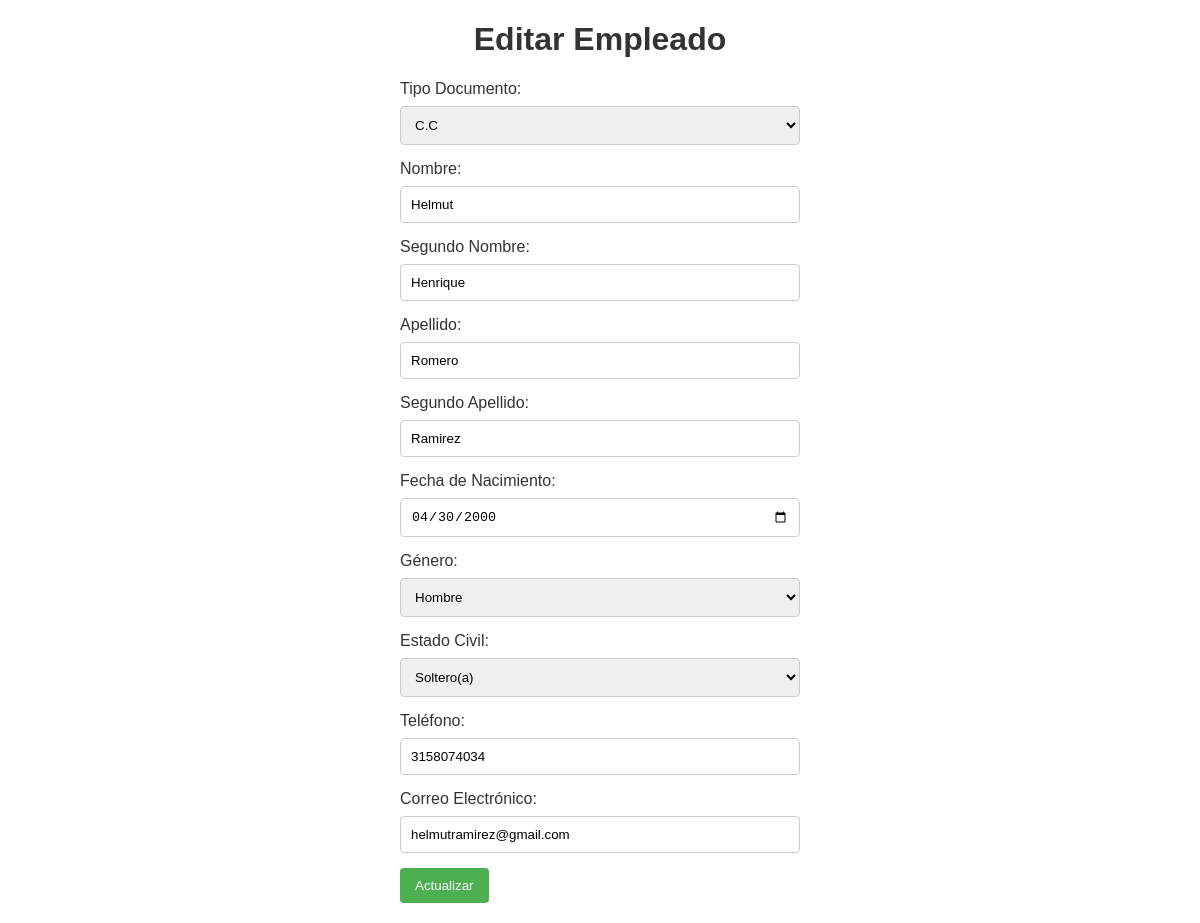
Screenshot of /editar_empleado.php?identificacion=3669853362 (signed in) with the database file from the repository.
### tables this page shows
CREATE TABLE `empleados` (
  `identificacion` char(10) NOT NULL,
  `NIT` char(10) NOT NULL,
  `tipo_documento` enum('C.C','T.I','C.E') NOT NULL,
  `nombre` varchar(50) NOT NULL,
  `nombre2` varchar(50) DEFAULT NULL,
  `apellido` varchar(50) NOT NULL,
  `apellido2` varchar(50) DEFAULT NULL,
  `fecha_nacimiento` date NOT NULL,
  `genero` enum('Hombre','Mujer','Indefinido') DEFAULT NULL,
  `estado_civil` enum('soltero(a)','casado(a)','viudo(a)','divorciado(a)') DEFAULT NULL,
  `telefono` double NOT NULL,
  `correo` varchar(50) NOT NULL
);

### conexion.php (called while the page is built, shortened)
<?php
class Conexion {
    private $host = "localhost";
    private $username = "root";
    private $password = "";
    private $database = "proyecto";
    private $charset = 'utf8';
    protected $pdo;
    public function __construct($host = null, $username = null, $password = null, $database = null, $charset = 'utf8') {
        $this->charset = $charset;
    }
    private function connect() {
        $dsn = "mysql:host={$this->host};dbname={$this->database};charset={$this->charset}";
        try {
            $this->pdo = new PDO($dsn, $this->username, $this->password);
            $this->pdo->setAttribute(PDO::ATTR_ERRMODE, PDO::ERRMODE_EXCEPTION);
        } catch (PDOException $e) {
            die("Error: " . $e->getMessage());
        }
    }
    public function getPdo() {
        return $this->pdo;
    }
}
?>

### clases.php (called while the page is built, shortened)
<?php
require_once 'conexion.php';
class Empleados extends Conexion {
    public function seleccionarEmpleadoPorIdentificacion($identificacion) {
        $query = "SELECT * FROM empleados WHERE identificacion = :identificacion";
        $stmt = $this->getPdo()->prepare($query);
        $stmt->bindParam(':identificacion', $identificacion, PDO::PARAM_STR);
        $stmt->execute();
        return $stmt->fetch(PDO::FETCH_ASSOC);
    }
}
?>

### editar_empleado.php (the view, shortened to what this page needs)
<?php
require_once 'clases.php';
if ($_SERVER['REQUEST_METHOD'] === 'GET' && isset($_GET['identificacion'])) {
    $identificacion = $_GET['identificacion'];
    $empleadosObj = new Empleados();
    $empleado = $empleadosObj->seleccionarEmpleadoPorIdentificacion($identificacion);
} else {
    echo "Identificación de empleado no proporcionada.";
    exit();
}
?>
<!DOCTYPE html>
<html lang="es">
<head>
</head>
<body>
    <h1>Editar Empleado</h1>
    <form method="post">
        <label for="tipo_documento">Tipo Documento:</label>
        <select name="tipo_documento" required>
            <option value="C.C" <?= ($empleado['tipo_documento'] === 'C.C') ? 'selected' : '' ?>>C.C</option>
        </select>
        <label for="nombre">Nombre:</label>
        <input type="text" name="nombre" value="<?= $empleado['nombre'] ?>" required>
        <label for="nombre2">Segundo Nombre:</label>
        <input type="text" name="nombre2" value="<?= $empleado['nombre2'] ?>">
        <label for="apellido">Apellido:</label>
        <input type="text" name="apellido" value="<?= $empleado['apellido'] ?>" required>
        <label for="apellido2">Segundo Apellido:</label>
        <input type="text" name="apellido2" value="<?= $empleado['apellido2'] ?>">
        <label for="fecha_nacimiento">Fecha de Nacimiento:</label>
        <input type="date" name="fecha_nacimiento" value="<?= $empleado['fecha_nacimiento'] ?>" required>
        <label for="genero">Género:</label>
        <select name="genero" required>
            <option value="Hombre" <?= ($empleado['genero'] === 'Hombre') ? 'selected' : '' ?>>Hombre</option>
        </select>
        <label for="estado_civil">Estado Civil:</label>
        <select name="estado_civil" required>
            <option value="soltero(a)" <?= ($empleado['estado_civil'] === 'soltero(a)') ? 'selected' : '' ?>>Soltero(a)</option>
        </select>
        <label for="telefono">Teléfono:</label>
        <input type="text" name="telefono" value="<?= $empleado['telefono'] ?>" required>
        <label for="correo">Correo Electrónico:</label>
        <input type="email" name="correo" value="<?= $empleado['correo'] ?>" required>
        <button type="submit">Actualizar</button>
    </form>
</body>
</html>

### editar_empleado.php (style rules this page uses)
body { font-family: 'Arial', sans-serif; margin: 20px; }
h1 { color: #333; text-align: center; }
form { max-width: 400px; margin: 20px auto; }
label { display: block; margin-bottom: 8px; color: #333; }
input, select { width: 100%; padding: 10px; margin-bottom: 15px; border: 1px solid #ccc; border-radius: 4px; box-sizing: border-box; }
button { background-color: #4CAF50; color: white; padding: 10px 15px; border: none; border-radius: 4px; cursor: pointer; }

### rows the page displays
empleados: tipo_documento "C.C", nombre "Helmut", nombre2 "Henrique", apellido "Romero", apellido2 "Ramirez", fecha_nacimiento "04/30/2000", genero "Hombre", estado_civil "Soltero(a)", telefono "3158074034", correo "helmutramirez@gmail.com"
